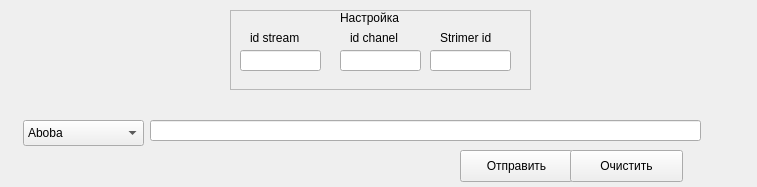
<?xml version="1.0" encoding="UTF-8"?>
<ui version="4.0">
 <class>MainWindow</class>
 <widget class="QMainWindow" name="MainWindow">
  <property name="geometry">
   <rect>
    <x>0</x>
    <y>0</y>
    <width>757</width>
    <height>187</height>
   </rect>
  </property>
  <property name="windowTitle">
   <string>MainWindow</string>
  </property>
  <widget class="QWidget" name="centralwidget">
   <widget class="QComboBox" name="comboBox">
    <property name="geometry">
     <rect>
      <x>23</x>
      <y>120</y>
      <width>121</width>
      <height>26</height>
     </rect>
    </property>
    <item>
     <property name="text">
      <string>Aboba</string>
     </property>
    </item>
    <item>
     <property name="text">
      <string>Felix</string>
     </property>
    </item>
    <item>
     <property name="text">
      <string>Zalypa</string>
     </property>
    </item>
   </widget>
   <widget class="QLineEdit" name="lineEdit">
    <property name="geometry">
     <rect>
      <x>150</x>
      <y>120</y>
      <width>551</width>
      <height>21</height>
     </rect>
    </property>
   </widget>
   <widget class="QPushButton" name="pushButton">
    <property name="geometry">
     <rect>
      <x>460</x>
      <y>150</y>
      <width>113</width>
      <height>32</height>
     </rect>
    </property>
    <property name="text">
     <string>Отправить</string>
    </property>
   </widget>
   <widget class="QPushButton" name="pushButton_2">
    <property name="geometry">
     <rect>
      <x>570</x>
      <y>150</y>
      <width>113</width>
      <height>32</height>
     </rect>
    </property>
    <property name="text">
     <string>Очистить</string>
    </property>
   </widget>
   <widget class="QLineEdit" name="lineEdit_2">
    <property name="geometry">
     <rect>
      <x>240</x>
      <y>50</y>
      <width>81</width>
      <height>21</height>
     </rect>
    </property>
   </widget>
   <widget class="QLineEdit" name="lineEdit_3">
    <property name="geometry">
     <rect>
      <x>340</x>
      <y>50</y>
      <width>81</width>
      <height>21</height>
     </rect>
    </property>
   </widget>
   <widget class="QLineEdit" name="lineEdit_4">
    <property name="geometry">
     <rect>
      <x>430</x>
      <y>50</y>
      <width>81</width>
      <height>21</height>
     </rect>
    </property>
   </widget>
   <widget class="QLabel" name="label_4">
    <property name="geometry">
     <rect>
      <x>250</x>
      <y>30</y>
      <width>60</width>
      <height>16</height>
     </rect>
    </property>
    <property name="text">
     <string>id stream</string>
    </property>
   </widget>
   <widget class="QLabel" name="label_5">
    <property name="geometry">
     <rect>
      <x>350</x>
      <y>30</y>
      <width>60</width>
      <height>16</height>
     </rect>
    </property>
    <property name="text">
     <string>id chanel</string>
    </property>
   </widget>
   <widget class="QLabel" name="label_6">
    <property name="geometry">
     <rect>
      <x>440</x>
      <y>30</y>
      <width>71</width>
      <height>16</height>
     </rect>
    </property>
    <property name="text">
     <string>Strimer id</string>
    </property>
   </widget>
   <widget class="QLabel" name="label_7">
    <property name="geometry">
     <rect>
      <x>340</x>
      <y>10</y>
      <width>71</width>
      <height>16</height>
     </rect>
    </property>
    <property name="text">
     <string>Настройка</string>
    </property>
   </widget>
   <widget class="QFrame" name="frame">
    <property name="geometry">
     <rect>
      <x>230</x>
      <y>10</y>
      <width>301</width>
      <height>80</height>
     </rect>
    </property>
    <property name="frameShape">
     <enum>QFrame::StyledPanel</enum>
    </property>
    <property name="frameShadow">
     <enum>QFrame::Raised</enum>
    </property>
   </widget>
   <zorder>frame</zorder>
   <zorder>comboBox</zorder>
   <zorder>lineEdit</zorder>
   <zorder>pushButton</zorder>
   <zorder>pushButton_2</zorder>
   <zorder>lineEdit_2</zorder>
   <zorder>lineEdit_3</zorder>
   <zorder>lineEdit_4</zorder>
   <zorder>label_4</zorder>
   <zorder>label_5</zorder>
   <zorder>label_6</zorder>
   <zorder>label_7</zorder>
  </widget>
 </widget>
 <resources/>
 <connections/>
</ui>
